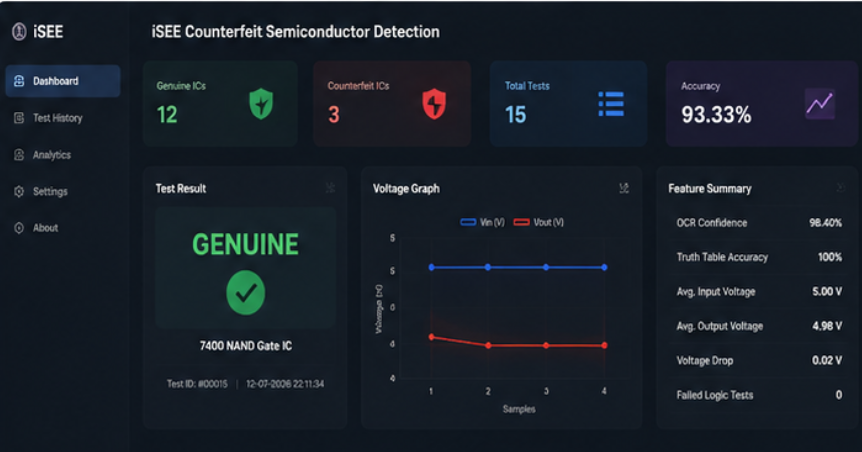
#> input picture images/dashboard.png, 862 x 452 px
$ python -i preprocess.py   (imports and definitions only)
#> lines starting #> are read from the running program, lines starting #| are printed output that depends on the picture; after the words box and inside, x2 and y2 are one past the last pixel; in counts of white or black regions, pixels touching at a corner belong together
import cv2

def preprocess_image(image_path):

#> called with image_path = '../images/dashboard.png'
    image = cv2.imread(image_path)
#> image is the input picture: shape (452, 862, 3); mean B, G, R 41.4, 32.2, 24.4

    gray = cv2.cvtColor(image, cv2.COLOR_BGR2GRAY)
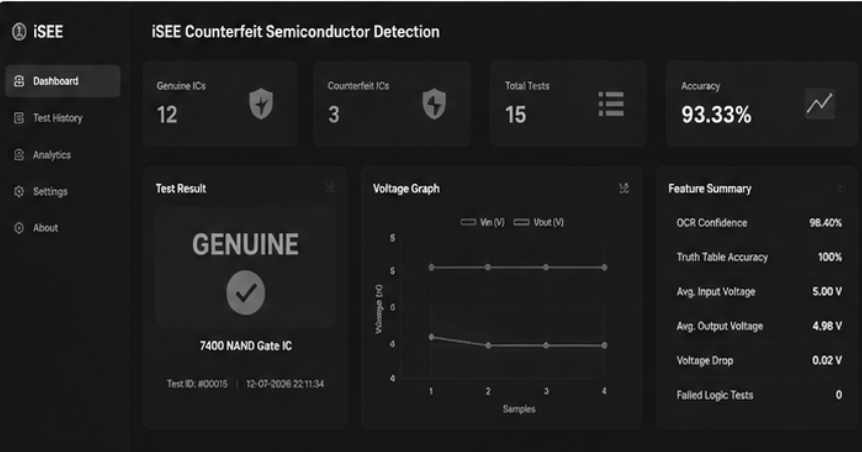
#> gray: shape (452, 862); min 1, max 253, mean 31

    blur = cv2.GaussianBlur(gray,(5,5),0)

    thresh = cv2.threshold(
        blur,
        120,
        255,
        cv2.THRESH_BINARY
    )[1]
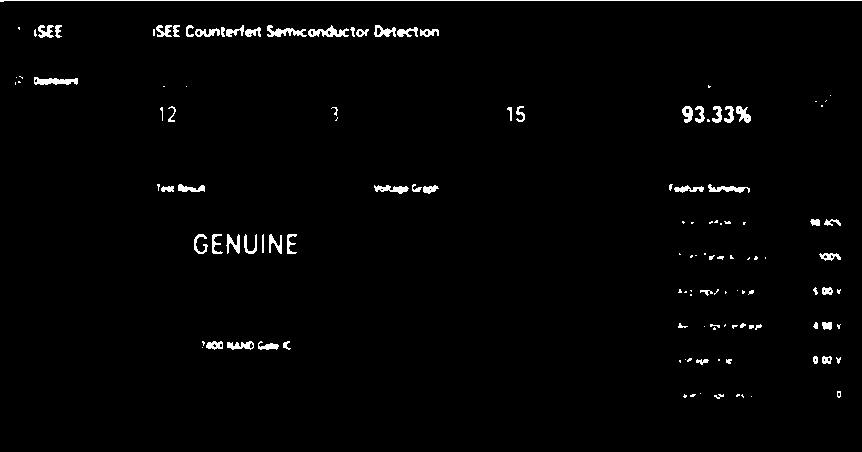
#> thresh: shape (452, 862); 1.7% white; 128 white regions (63 under 20 px), largest, box (x1, y1, x2, y2) and area: (0, 0, 862, 2) 866, (308, 25, 349, 37) 242, (34, 77, 78, 85) 238

    return thresh

>>> result = preprocess_image('../images/dashboard.png')
